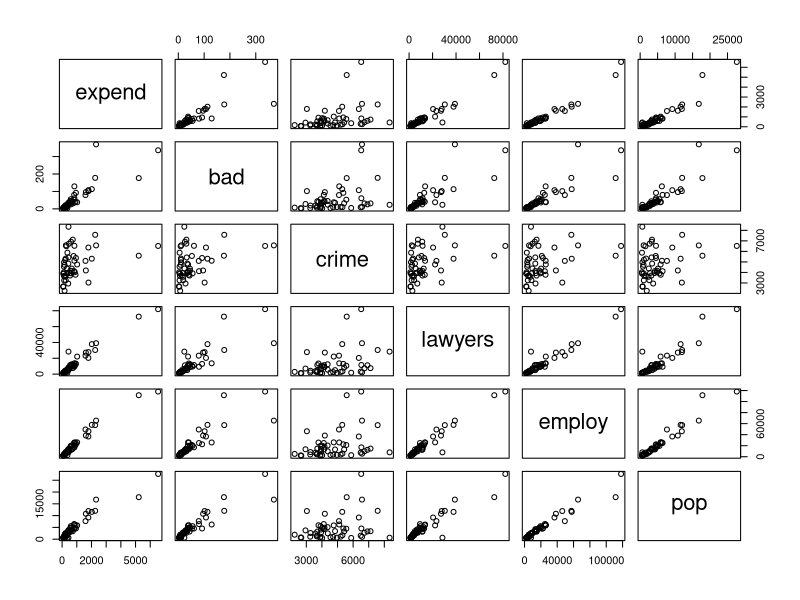

Write R code to recreate this figure.
#setwd("/Users/Ko/Documents/SDA---Assignment-2")
setwd("C:/Users/timon/SDA---Assignment-2")
edata = read.table("expensescrime.txt", header = TRUE, stringsAsFactors = FALSE) 
#part a
edatanostates = subset(edata, select=-c(state))
head(edatanostates)
pairs(edatanostates)

